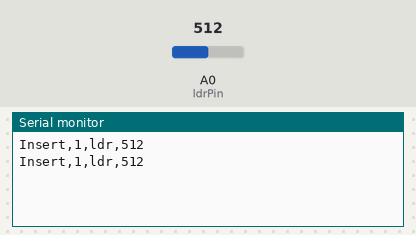
Recording of a sketch running on a simulated Arduino Uno, built with avr-gcc and run on an emulated ATmega328P. Parts: the last lines printed to the serial monitor. Inputs (shaded band) come from the test bench; at power-on: A0 (ldrPin) = 512.

Above: at 1.8 s.
1.9 s: A0 (ldrPin) set to 716
At 2.8 s:
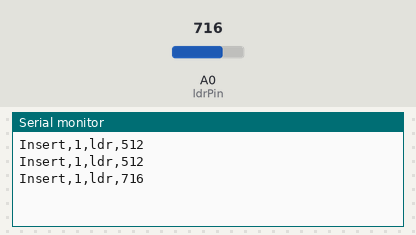
3.4 s: A0 (ldrPin) set to 900
At 4.5 s:
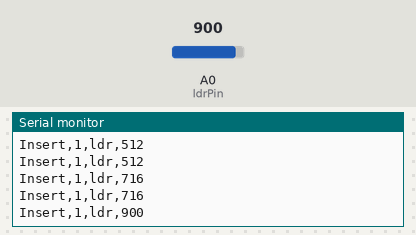
Timing chart, 0 to 6.4 s (numbered marks = the images above; inputs shaded):
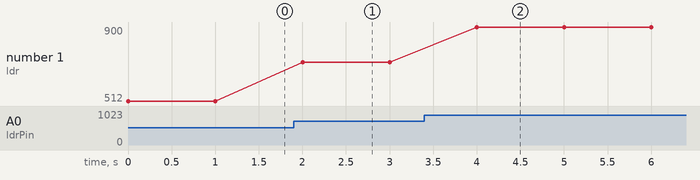

Measured:
- after the input at 1.9 s, the serial monitor: prints a new line after 0.10 s (image 1)
- after the input at 3.4 s, the serial monitor: prints a new line after 0.60 s (image 2)
- plotted number 1: 512 → 716 after the input at 1.9 s, 716 → 900 after the input at 3.4 s

The sketch:

ldrCode.ino
```cpp
int ldrPin;
int ldrValue;
int id_device;
String sensor;
String insert_command;

void setup() {
  // put your setup code here, to run once:
    ldrPin =0;
    id_device = 1;
    sensor = "ldr";
    insert_command = "Insert";
    Serial.begin(9600);

}

void loop() {
  // put your main code here, to run repeatedly:
  ldrValue = analogRead(ldrPin);

 Serial.println(insert_command+","+id_device+","+sensor+","+ldrValue);


 delay(1*1000);
}
```
